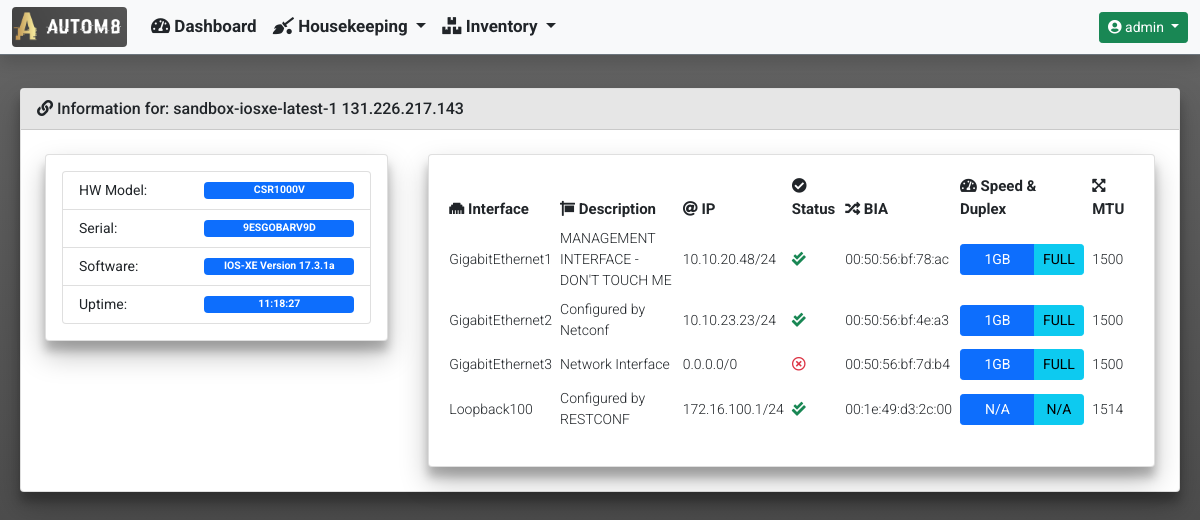
Before: /inventory/device_detailed_information/79/ (signed in) with the older database file.
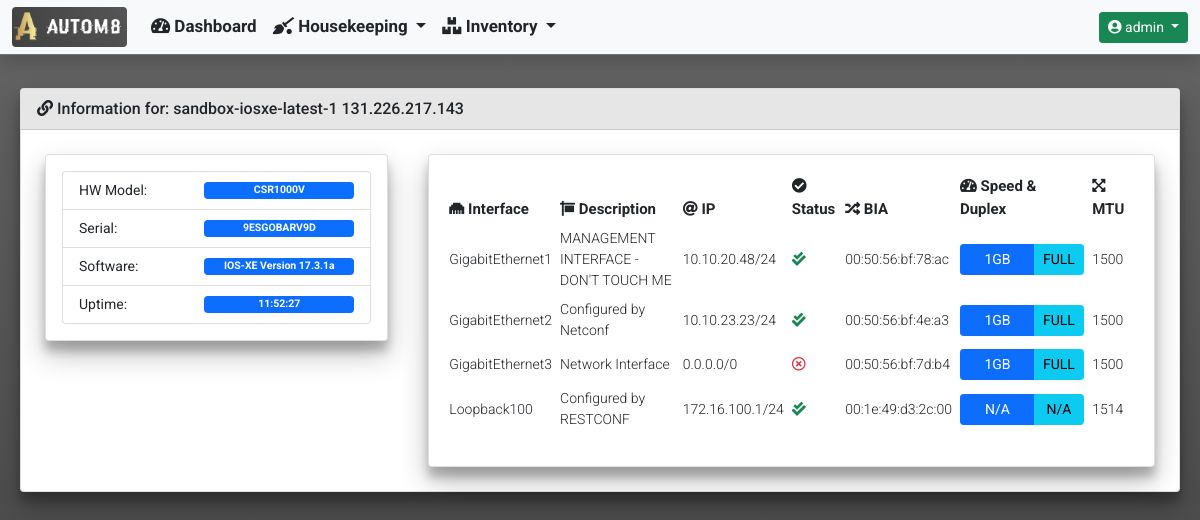
After: the same page with the newer database file.
### inventory/models.py (models this page shows)
class Device(models.Model):
    hostname = models.CharField(unique=True, max_length=255)
    mgmt_ip = models.GenericIPAddressField(unique=True, max_length=12)
    username = models.CharField(blank=True, null=True, max_length=255)
    password = models.CharField(blank=True, null=True, max_length=255)
    software_version = models.CharField(blank=True, null=True, max_length=255)
    serial_number = models.CharField(blank=True, null=True, max_length=255)
    vendor = models.CharField(max_length=255)
    description = models.CharField(blank=True, null=True, max_length=255)
    hardware_model = models.CharField(blank=True, null=True, max_length=255)
    rest_conf_enabled = models.BooleanField(blank=True, null=True)
    device_uptime = models.CharField(blank=True, null=True, max_length=255)
    last_polled = models.DateTimeField(blank=True, null=True)
    date_added = models.DateTimeField(default=timezone.now())

class DeviceInterfaces(models.Model):
    device_id = models.ForeignKey(Device, null=True, on_delete=models.CASCADE)
    name = models.CharField(blank=True, null=True, max_length=255)
    interface_type = models.CharField(blank=True, null=True, max_length=255)
    description = models.CharField(blank=True, null=True, max_length=255)
    ipv4_address = models.GenericIPAddressField(blank=True, null=True, max_length=12)
    ipv4_subnet_mask = models.CharField(blank=True, null=True, max_length=12)
    speed = models.CharField(blank=True, null=True, max_length=255)
    duplex = models.CharField(blank=True, null=True, max_length=255)
    admin_status = models.CharField(blank=True, null=True, max_length=255)
    oper_status = models.CharField(blank=True, null=True, max_length=255)
    phys_address = models.CharField(blank=True, null=True, max_length=255)
    mtu = models.CharField(blank=True, null=True, max_length=5)

### inventory/views.py (the view)
def device_detailed_information(request, device_id):
    device = Device.objects.get(pk=device_id)
    context = {
        'title': 'Device Detailed Information',
        'card_header': f'Information for: {device.hostname} {device.mgmt_ip}',
        'data': {
            'version': device,
            'interfaces': DeviceInterfaces.objects.filter(device_id=device_id)
        }
    }
    return render(
        request,
        'inventory/device_detailed_information.html',
        context
    )

### templates/inventory/device_detailed_information.html
{% extends "base_template/base.html"%}
{% block content %}
<div class="row">
    <div class="col-md-4">
        <div class="card">
            <div class="card-body">
                <ul class="list-group">
                    <li class="list-group-item d-flex justify-content-between align-items-center">
                        HW Model:
                        <span class="badge bg-primary" style="width: 150px">{{ data.version.hardware_model }}</span>
                    </li>
                    <li class="list-group-item d-flex justify-content-between align-items-center">
                        Serial:
                        <span class="badge bg-primary" style="width: 150px">{{ data.version.serial_number }}</span>
                    </li>
                    <li class="list-group-item d-flex justify-content-between align-items-center">
                        Software:
                        <span class="badge bg-primary" style="width: 150px">{{ data.version.software_version }}</span>
                    </li>
                    <li class="list-group-item d-flex justify-content-between align-items-center">
                        Uptime:
                        <span class="badge bg-primary" style="width: 150px">{{ data.version.device_uptime }}</span>
                    </li>
                </ul>
            </div>
        </div>
    </div>
    <div class="col-md-8">
        <div class="card">
            <div class="card-body">
                <div class="table-responsive rounded">
                    <table id="InterfaceList" class="table table-sm table-hover table-borderless align-middle"
                        style="width:100%">
                        <thead>
                            <tr>
                                <th><i class="fas fa-ethernet"></i> Interface</th>
                                <th><i class="fas fa-sign"></i> Description</th>
                                <th><i class="fas fa-at"></i> IP</th>
                                <th><i class="fas fa-check-circle"></i> Status</th>
                                <th><i class="fas fa-random"></i> BIA</th>
                                <th><i class="fas fa-tachometer-alt"></i> Speed & Duplex</th>
                                <th><i class="fas fa-expand-arrows-alt"></i> MTU</th>
                                <th></th>
                            </tr>
                        </thead>
                        <tbody>
                            {% for interface in data.interfaces %}
                            <tr>
                                <td>{{ interface.name }}</td>
                                {% if interface.description %}
                                <td>{{ interface.description }}</td>
                                {% else %}
                                <td>N/A</td>
                                {% endif %}
                                {% if interface.ipv4_address %}
                                <td>{{ interface.ipv4_address }}/{{ interface.ipv4_subnet_mask }}</td>
                                {% else %}
                                <td>N/A</td>
                                {% endif %}
                                {% if 'up' in interface.admin_status and 'up' in interface.oper_status %}
                                <td><i class="fas fa-check-double text-success blink"></i></td>
                                {% else %}
                                <td><i class="far fa-times-circle text-danger blink"></i></td>
                                {% endif %}
                                {% if interface.phys_address %}
                                <td>{{ interface.phys_address }} </td>
                                {% else %}
                                <td>N/A</td>
                                {% endif %}
                                <td>
                                    <div class="btn-group btn-group-sm" role="group">
                                        <button class="btn btn-sm btn-primary" style="width:75px">
                                            {{ interface.speed|upper }}
                                        </button>
                                        <button class="btn btn-sm btn-info" style="width:50px">
                                            {{ interface.duplex|upper }}
                                        </button>
                                    </div>
                                </td>
                                <td>{{ interface.mtu }}</td>
                                {% endfor %}
                            </tr>
                        </tbody>
                    </table>
                </div>
            </div>
        </div>
    </div>
</div>
{% endblock %}

Changed rows visible on the page:
changed Device "CSR1000V": version.device_uptime "11:18:27" → "11:52:27"
